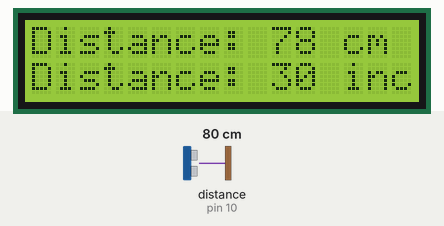
Bench run of a sketch on a simulated Arduino Uno, built with avr-gcc and run on an emulated ATmega328P. On the bench: 16×2 character LCD. Wiring (inferred from the names in the program): ultrasonic range finder: trigger pin 9; echo pin 10. The test bench sets the inputs (shaded band); at power-on: distance to the obstacle (sensor on pin 10) 80 cm. The echo pulse lasts 58.3 µs per cm.

Above: at 1.2 s.
1.3 s: distance to the obstacle (sensor on pin 10) set to 2 cm
At 2.1 s:
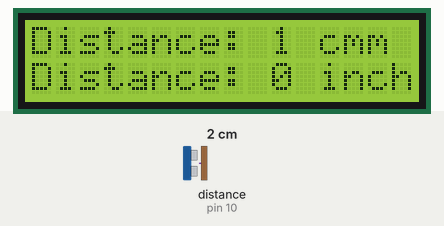
2.8 s: distance to the obstacle (sensor on pin 10) set to 18 cm
At 3.2 s:
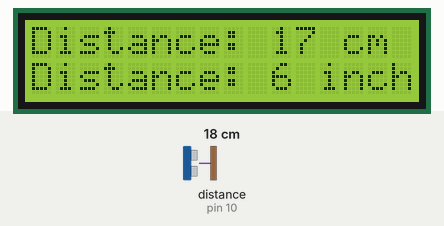
4.3 s: distance to the obstacle (sensor on pin 10) set to 4 cm
At 5.5 s:
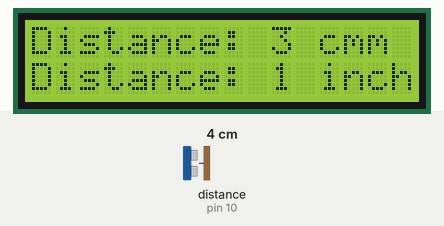
Timing chart, 0 to 7.3 s (numbered marks = the images above; inputs shaded):
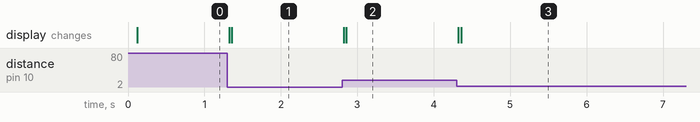

Measured:
- after the input at 1.3 s, the display: first changes at once (image 1 shows a later state)
- after the input at 2.8 s, the display: first changes at once (image 2 shows a later state)
- after the input at 4.3 s, the display: first changes at once (image 3 shows a later state)

The sketch:

distance_measurement_using_ultrasonic_sensor_with_LCD.ino
```cpp
#include <LiquidCrystal_I2C.h>
LiquidCrystal_I2C lcd(0x27,16,2);
const int trigPin = 9;
const int echoPin = 10;
long duration;
int distanceCm, distanceInch;
void setup() {
lcd.init();
  lcd.clear();
  lcd.backlight();      // Make sure backlight is on
    pinMode(trigPin, OUTPUT);
  pinMode(echoPin, INPUT);
}
void loop() {
  digitalWrite(trigPin, LOW);
  delayMicroseconds(2);
  digitalWrite(trigPin, HIGH);
  delayMicroseconds(10);
  digitalWrite(trigPin, LOW);
  duration = pulseIn(echoPin, HIGH);
  distanceCm = duration * 0.034 / 2;
  distanceInch = duration * 0.0133 / 2;
  lcd.setCursor(0, 0); // Sets the location at which subsequent text written to the LCD will be displayed
  lcd.print("Distance: "); // Prints string "Distance" on the LCD
  lcd.print(distanceCm); // Prints the distance value from the sensor
  lcd.print(" cm");
  delay(10);
  lcd.setCursor(0, 1);
  lcd.print("Distance: ");
  lcd.print(distanceInch);
  lcd.print(" inch");
  delay(10);
}
```
